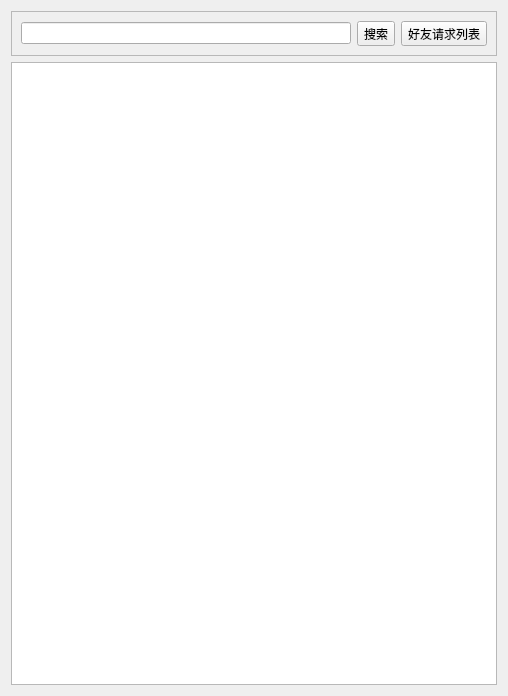
<?xml version="1.0" encoding="UTF-8"?>
<ui version="4.0">
 <class>Dialog</class>
 <widget class="QDialog" name="Dialog">
  <property name="geometry">
   <rect>
    <x>0</x>
    <y>0</y>
    <width>508</width>
    <height>696</height>
   </rect>
  </property>
  <property name="windowTitle">
   <string>搜索用户</string>
  </property>
  <layout class="QVBoxLayout" name="verticalLayout_2">
   <item>
    <widget class="QFrame" name="frame_2">
     <property name="frameShape">
      <enum>QFrame::Shape::StyledPanel</enum>
     </property>
     <property name="frameShadow">
      <enum>QFrame::Shadow::Raised</enum>
     </property>
     <layout class="QHBoxLayout" name="horizontalLayout">
      <item>
       <widget class="QLineEdit" name="lineEdit"/>
      </item>
      <item>
       <widget class="QToolButton" name="toolButton">
        <property name="text">
         <string>搜索</string>
        </property>
       </widget>
      </item>
      <item>
       <widget class="QToolButton" name="toolButton_2">
        <property name="text">
         <string>好友请求列表</string>
        </property>
       </widget>
      </item>
     </layout>
    </widget>
   </item>
   <item>
    <widget class="QListView" name="listView">
     <property name="editTriggers">
      <set>QAbstractItemView::EditTrigger::NoEditTriggers</set>
     </property>
    </widget>
   </item>
  </layout>
 </widget>
 <resources/>
 <connections/>
</ui>
